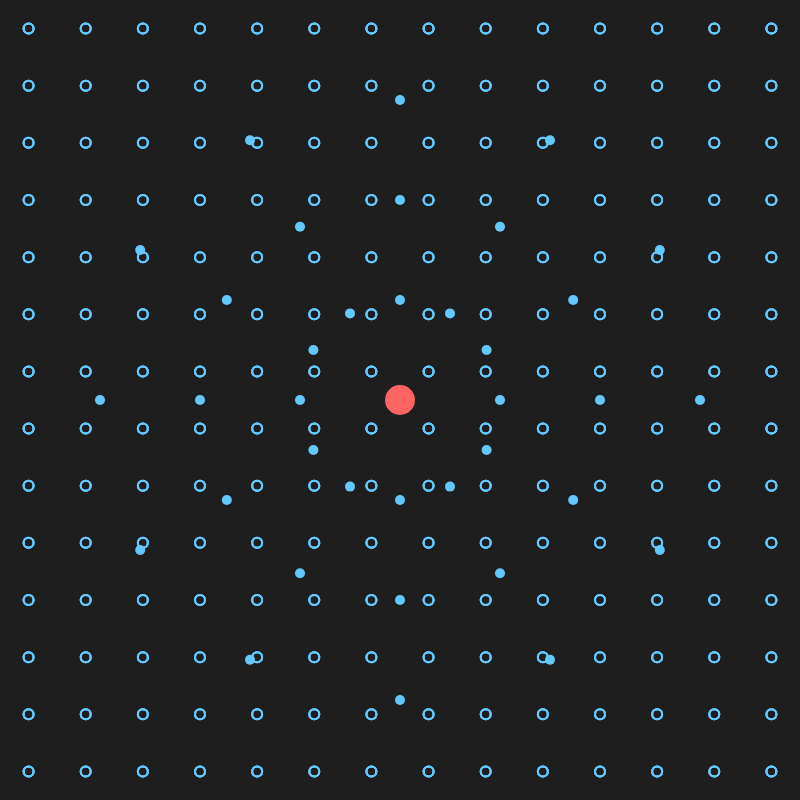
Frame 1 (no input)
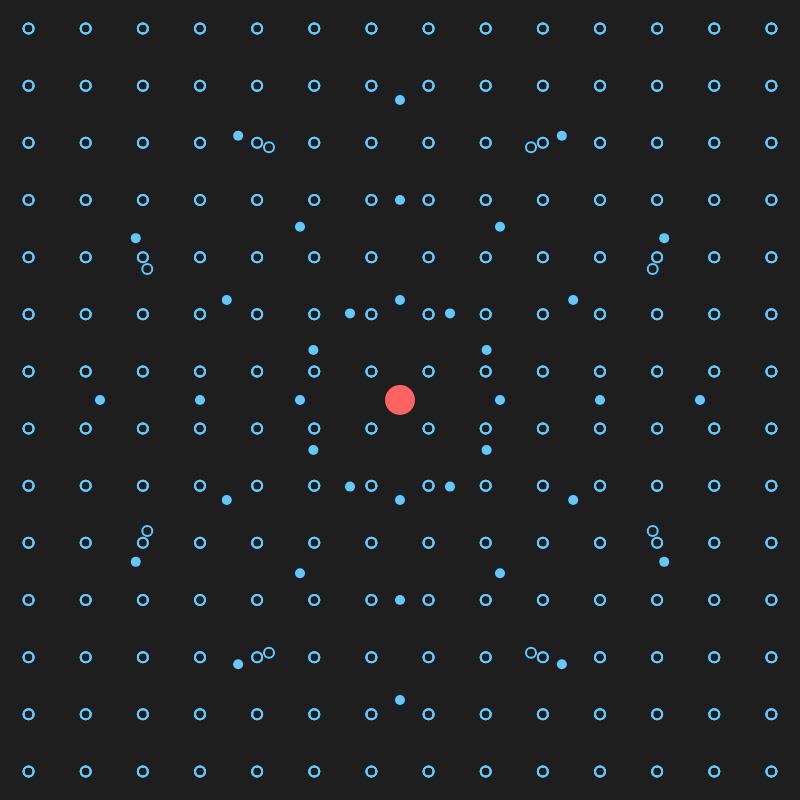
Frame 60 (no input)
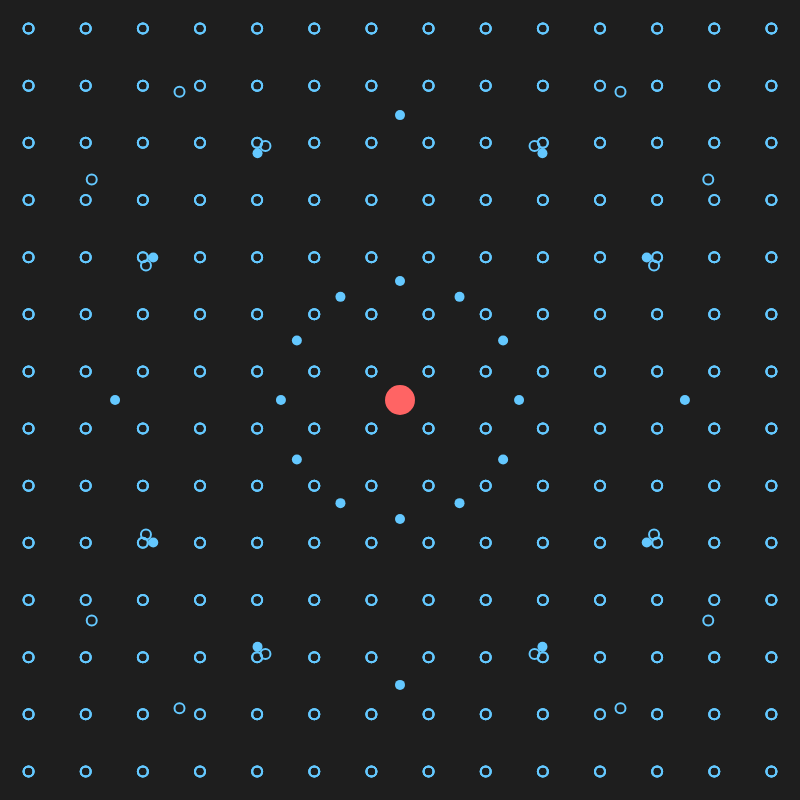
Frame 120 (the mouse pressed at the canvas centre since frame 60)

The p5.js sketch that drew these frames (run headless with seeded random() and noise() and a simulated clock; from frame 60 on, the mouse is pressed at the canvas centre):

// p5.js sketch
// ── sketch.js
let mainParticle; // 메인 파티클
let rings = [];   // 입자 띠들
let isRepelling = false; // 현재 밀어내는 상태인지 여부

function setup() {
  createCanvas(800, 800);
  mainParticle = new Particle(width / 2, height / 2, 30, color(255, 100, 100)); // 메인 파티클
  
  // 띠 생성
  let numRings = 3; // 띠의 개수
  for (let i = 1; i <= numRings; i++) {
    let ring = new Ring(mainParticle, i * 100, 12); // 각 띠의 반지름과 입자 개수 설정
    ring.initializeRandomParticles(200); // 랜덤 워커 입자 초기화 (약 200개)
    rings.push(ring);
  }
}

function draw() {
  background(30);
  mainParticle.display();
  for (let ring of rings) {
    if (!isRepelling) {
      ring.applyRestoration(); // 복원력 적용
    }
    ring.update();
    ring.display();
  }
}

// 마우스 클릭 시 밀어내는 힘 적용
function mousePressed() {
  isRepelling = true;
  for (let i = 0; i < rings.length; i++) {
    let delay = i * 100; // 순차적인 지연 시간 (200ms 간격)
    let strengthMultiplier = 0.05 + i * 0.1; // 각 띠마다 힘의 강도 증가
    rings[i].applyRepulsion(mainParticle, delay, strengthMultiplier);
  }
}

// 마우스를 놓으면 복원 모드로 전환
function mouseReleased() {
  isRepelling = false;
}

// ── particle.js
// Particle 클래스 정의
class Particle {
  constructor(x, y, size, col) {
    this.pos = createVector(x, y);
    this.size = size;
    this.col = col;
  }

  display() {
    fill(this.col);
    noStroke();
    ellipse(this.pos.x, this.pos.y, this.size);
  }
}

// ── particlesystem.js
class Ring {
  constructor(center, radius, particleCount) {
    this.center = center; // 중심(메인 파티클)
    this.radius = radius; // 띠의 반지름
    this.particles = [];
    for (let i = 0; i < particleCount; i++) {
      let angle = (TWO_PI / particleCount) * i; // 입자들의 각도 간격
      let x = this.center.pos.x + cos(angle) * radius;
      let y = this.center.pos.y + sin(angle) * radius;
      this.particles.push({
        pos: createVector(x, y),
        originalPos: createVector(x, y), // 원래 위치 저장
        force: createVector(0, 0), // 외력이 적용될 벡터
        isWalker: false, // 기존 입자
      });
    }

    // 랜덤 워커용 추가 파티클
    this.randomParticles = [];
  }

  // 화면에 고르게 랜덤 워커 입자를 배치하는 메서드
  initializeRandomParticles(count) {
    let cols = floor(sqrt(count)); // 입자를 화면에 고르게 분포시키기 위한 열의 수
    let rows = floor(count / cols); // 행의 수
    let xSpacing = width / cols;   // 각 열 간격
    let ySpacing = height / rows;  // 각 행 간격

    for (let i = 0; i < rows; i++) {
      for (let j = 0; j < cols; j++) {
        if (this.randomParticles.length < count) {
          let x = j * xSpacing + xSpacing / 2; // 중심 정렬
          let y = i * ySpacing + ySpacing / 2;
          this.randomParticles.push({
            pos: createVector(x, y),
            originalPos: createVector(x, y),
            force: createVector(0, 0),
            isWalker: true,
          });
        }
      }
    }
  }

  update() {
    for (let p of [...this.particles, ...this.randomParticles]) {
      // 힘을 적용하여 위치 업데이트
      p.pos.add(p.force);
      p.force.mult(0.95); // 힘을 서서히 감소시켜 안정화
    }

    // 충돌 감지 및 해결
    this.resolveCollisions();
  }

  display() {
    for (let p of [...this.particles, ...this.randomParticles]) {
      if (p.isWalker) {
        // 랜덤 워커 입자는 비어 있는 원
        noFill();
        stroke(100, 200, 255);
        strokeWeight(2);
        ellipse(p.pos.x, p.pos.y, 10);
      } else {
        // 기존 입자는 채워진 원
        fill(100, 200, 255);
        noStroke();
        ellipse(p.pos.x, p.pos.y, 10);
      }
    }
  }

  // 입자 간의 충돌 처리
  resolveCollisions() {
    let allParticles = [...this.particles, ...this.randomParticles];
    for (let i = 0; i < allParticles.length; i++) {
      for (let j = i + 1; j < allParticles.length; j++) {
        let p1 = allParticles[i];
        let p2 = allParticles[j];
        let dir = p2.pos.copy().sub(p1.pos);
        let dist = dir.mag();
        let minDist = 10; // 최소 거리 (입자 크기)

        if (dist < minDist) {
          dir.normalize();
          let overlap = minDist - dist;
          p1.force.sub(dir.copy().mult(overlap * 0.5));
          p2.force.add(dir.copy().mult(overlap * 0.5));
        }
      }
    }
  }

  // 랜덤 워커 입자를 제외한 입자들에게만 힘 적용
  applyRepulsion(main, delay, strengthMultiplier) {
    setTimeout(() => {
      for (let p of this.particles) { // 기존 입자만 힘 적용
        let dir = p.pos.copy().sub(main.pos); // 메인 파티클로부터의 방향 벡터
        let distance = dir.mag(); // 거리 계산
        dir.normalize(); // 방향만 남김
        let forceMagnitude = map(distance, 0, width / 2, 10, 50) * strengthMultiplier; // 거리 기반 힘 크기
        p.force = dir.mult(forceMagnitude); // 방향에 따라 힘 적용
      }
    }, delay);
  }

  applyRestoration() {
    for (let p of [...this.particles, ...this.randomParticles]) {
      let dir = p.originalPos.copy().sub(p.pos); // 현재 위치에서 원래 위치로의 방향
      let distance = dir.mag(); // 거리 계산
      dir.normalize(); // 방향만 남김
      let restorationForce = dir.mult(distance * 0.001); // 복원력 크기 (거리 비례)
      p.force.add(restorationForce); // 복원력 추가
    }
  }
}
